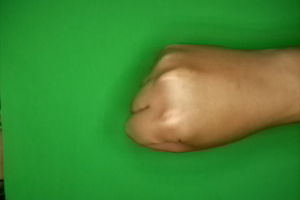
#> input picture data/training/rock/1VoYiUgPE6h45MLu.png, 300 x 200 px, found by its file name
$ python feature_extraction.py
#> lines starting #> are read from the running program, lines starting #| are printed output that depends on the picture; after the words box and inside, x2 and y2 are one past the last pixel; in counts of white or black regions, pixels touching at a corner belong together
import os
import numpy as np
from PIL import Image
import pickle
from sklearn.model_selection import train_test_split
import cv2

# Paths
DATA_DIR = "data/training"
FEATURES_DIR = "features"

# Create features directory
os.makedirs(FEATURES_DIR, exist_ok=True)

# Class mapping
CLASS_MAP = {'rock': 0, 'paper': 1, 'scissors': 2}

def load_images_from_folder(folder_path):
#> called with folder_path = 'data/training/rock'
    images = []
    valid_extensions = ('.png', '.jpg', '.jpeg', '.bmp')

    for filename in sorted(os.listdir(folder_path)):
        if filename.lower().endswith(valid_extensions):
            img_path = os.path.join(folder_path, filename)
            try:
                img = Image.open(img_path)
#> img is the input picture: PIL image 300x200 RGB; mean R, G, B 65.7, 136.4, 51.7
                if img.mode != 'RGB':
                    img = img.convert('RGB')
                images.append(np.array(img))
            except Exception as e:
                print(f"Error loading {filename}: {e}")

    return images

def resize_image(image, target_size=(100, 100)):
    img_pil = Image.fromarray(image)
    img_resized = img_pil.resize(target_size, Image.BILINEAR)
    return np.array(img_resized)

def segment_hand(image):
    # Convert to YCrCb for better skin detection
    ycrcb = cv2.cvtColor(image, cv2.COLOR_RGB2YCrCb)

    # Skin color thresholds in YCrCb
    lower = np.array([0, 133, 77], dtype=np.uint8)
    upper = np.array([255, 173, 127], dtype=np.uint8)

    # Create mask
    mask = cv2.inRange(ycrcb, lower, upper)

    # Clean up mask
    kernel = cv2.getStructuringElement(cv2.MORPH_ELLIPSE, (5, 5))
    mask = cv2.morphologyEx(mask, cv2.MORPH_OPEN, kernel)
    mask = cv2.morphologyEx(mask, cv2.MORPH_CLOSE, kernel)

    return mask

def get_hand_contour(mask):
    contours, _ = cv2.findContours(mask, cv2.RETR_EXTERNAL, cv2.CHAIN_APPROX_SIMPLE)
    if not contours:
        return None
    return max(contours, key=cv2.contourArea)

def extract_convex_hull_features(contour):
    if contour is None or len(contour) < 10:
        return [0, 0, 0]

    hull = cv2.convexHull(contour, returnPoints=False)
    if len(hull) < 4:
        return [0, 0, 0]

    defects = cv2.convexityDefects(contour, hull)

    if defects is None:
        return [0, 0, 0]

    # Count significant defects (deep valleys between fingers)
    significant_defects = 0
    total_depth = 0

    for i in range(defects.shape[0]):
        s, e, f, d = defects[i, 0]
        depth = d / 256.0  # Convert to actual distance
        if depth > 10:  # Threshold for significant defect
            significant_defects += 1
            total_depth += depth

    avg_depth = total_depth / max(1, significant_defects)

    return [significant_defects, avg_depth, len(hull)]

def extract_bounding_box_features(contour):
    if contour is None:
        return [1.0, 0]

    x, y, w, h = cv2.boundingRect(contour)
    aspect_ratio = w / max(1, h)
    area = cv2.contourArea(contour)
    bbox_area = w * h
    extent = area / max(1, bbox_area)

    return [aspect_ratio, extent]

def extract_area_ratio_features(contour):
    if contour is None:
        return [0, 0]

    area = cv2.contourArea(contour)
    hull = cv2.convexHull(contour)
    hull_area = cv2.contourArea(hull)

    solidity = area / max(1, hull_area)
    perimeter = cv2.arcLength(contour, True)
    compactness = (4 * np.pi * area) / max(1, perimeter ** 2)

    return [solidity, compactness]

def extract_centroid_distance_profile(contour):
    if contour is None or len(contour) < 10:
        return [0, 0, 0]

    # Calculate centroid
    M = cv2.moments(contour)
    if M['m00'] == 0:
        return [0, 0, 0]

    cx = int(M['m10'] / M['m00'])
    cy = int(M['m01'] / M['m00'])

    # Calculate distances from centroid to contour points
    distances = []
    for point in contour:
        x, y = point[0]
        dist = np.sqrt((x - cx) ** 2 + (y - cy) ** 2)
        distances.append(dist)

    distances = np.array(distances)

    # Find peaks (potential fingertips)
    mean_dist = np.mean(distances)
    std_dist = np.std(distances)
    peaks = np.sum(distances > (mean_dist + 0.5 * std_dist))

    return [np.mean(distances), std_dist, peaks]

def extract_hu_moments(contour):
    if contour is None:
        return [0] * 7

    moments = cv2.moments(contour)
    hu_moments = cv2.HuMoments(moments)

    # Log transform to make them more manageable
    hu_moments = -np.sign(hu_moments) * np.log10(np.abs(hu_moments) + 1e-10)

    return hu_moments.flatten().tolist()

def count_fingers(contour):
    if contour is None or len(contour) < 20:
        return 0

    # Simplify contour
    epsilon = 0.02 * cv2.arcLength(contour, True)
    approx = cv2.approxPolyDP(contour, epsilon, True)

    if len(approx) < 6:
        return 0

    # Find convex hull and defects
    hull = cv2.convexHull(contour, returnPoints=False)
    if len(hull) < 4:
        return 0

    defects = cv2.convexityDefects(contour, hull)
    if defects is None:
        return 0

    # Count fingertips (points between defects)
    finger_count = 0
    for i in range(defects.shape[0]):
        s, e, f, d = defects[i, 0]
        if d > 8000:  # Significant defect depth
            finger_count += 1

    return min(finger_count, 5)  # Max 5 fingers

def extract_fist_detection_features(image):
    mask = segment_hand(image)

    if mask is None:
        return [0, 0, 0]

    # 1. Compactness (rock should be very compact)
    contour = get_hand_contour(mask)
    if contour is None:
        return [0, 0, 0]

    area = cv2.contourArea(contour)
    perimeter = cv2.arcLength(contour, True)

    if perimeter == 0:
        return [0, 0, 0]

    # Circularity (rock is more circular)
    circularity = (4 * np.pi * area) / (perimeter ** 2)

    # 2. Aspect ratio of bounding box
    x, y, w, h = cv2.boundingRect(contour)
    aspect_ratio = w / max(h, 1)

    # 3. Extent (how much of bounding box is filled)
    rect_area = w * h
    extent = area / max(rect_area, 1)

    return [circularity, aspect_ratio, extent]

def extract_geometric_features(image):
    features = []

    # Segment hand
    mask = segment_hand(image)
    contour = get_hand_contour(mask)

    # Extract features
    convex_features = extract_convex_hull_features(contour)
    bbox_features = extract_bounding_box_features(contour)
    area_features = extract_area_ratio_features(contour)
    distance_features = extract_centroid_distance_profile(contour)
    hu_features = extract_hu_moments(contour)
    finger_count = count_fingers(contour)
    fist_features = extract_fist_detection_features(image)

    # Combine all geometric features
    features.extend(convex_features)  # 3 features
    features.extend(bbox_features)    # 2 features
    features.extend(area_features)    # 2 features
    features.extend(distance_features) # 3 features
    features.extend(hu_features)      # 7 features
    features.append(finger_count)     # 1 feature
    features.extend(fist_features)    # 3 features

    return np.array(features)  # Total: 18 features

def extract_finger_counting_features(image):
    mask = segment_hand(image)
    contour = get_hand_contour(mask)

    if contour is None or len(contour) < 10:
        return [0, 0, 0, 0, 0]

    # Find convex hull
    hull = cv2.convexHull(contour, returnPoints=False)

    if len(hull) < 4:
        return [0, 0, 0, 0, 0]

    # Get defects
    defects = cv2.convexityDefects(contour, hull)

    if defects is None:
        return [0, 0, 0, 0, 0]

    # Count significant defects (valleys between fingers)
    significant_defects = 0
    max_depth = 0
    avg_depth = 0
    depths = []

    for i in range(defects.shape[0]):
        s, e, f, d = defects[i, 0]
        depth = d / 256.0

        # Get the points
        start = tuple(contour[s][0])
        end = tuple(contour[e][0])
        far = tuple(contour[f][0])

        # Calculate angle at the defect point
        a = np.linalg.norm(np.array(start) - np.array(far))
        b = np.linalg.norm(np.array(end) - np.array(far))
        c = np.linalg.norm(np.array(start) - np.array(end))

        angle = np.arccos((a**2 + b**2 - c**2) / (2 * a * b + 1e-5))
        angle_deg = np.degrees(angle)

        # Count only defects with reasonable depth and angle
        if depth > 15 and angle_deg < 90:  # Deep valley with acute angle
            significant_defects += 1
            depths.append(depth)
            max_depth = max(max_depth, depth)

    if depths:
        avg_depth = np.mean(depths)

    # Estimate finger count (defects + 1)
    estimated_fingers = min(significant_defects + 1, 5)

    return [
        estimated_fingers,
        significant_defects,
        max_depth,
        avg_depth,
        len(depths)
    ]

def extract_all_features(image):
    # Resize image for consistency
    image_resized = resize_image(image, target_size=(100, 100))

    # Extract different feature types
    geometric_feat = extract_geometric_features(image_resized)
    finger_features = extract_finger_counting_features(image_resized)

    # Combine all features
    all_features = np.concatenate([geometric_feat, finger_features])

    return all_features

def extract_features_from_dataset():
    print("="*70)
    print("FEATURE EXTRACTION")
    print("="*70)

    X = []  # Features
    y = []  # Labels

    classes = ['rock', 'paper', 'scissors']

    for class_name in classes:
        class_path = os.path.join(DATA_DIR, class_name)

        if not os.path.exists(class_path):
            print(f"Warning: {class_path} not found!")
            continue

        print(f"\nProcessing {class_name}...")
        images = load_images_from_folder(class_path)
#> images = 1 item
        print(f"  Found {len(images)} images")
#|   Found 1 images

        for idx, image in enumerate(images):
            if idx % 50 == 0 and idx > 0:
                print(f"  Processed {idx}/{len(images)} images")

            try:
                features = extract_all_features(image)
                X.append(features)
                y.append(CLASS_MAP[class_name])
            except Exception as e:
                print(f"  Error processing image {idx}: {e}")
#> this loop made 1 pass
#> pass 1, in resize_image, `img_resized = img_pil.resize(target_size, Image.BILINEAR)`:
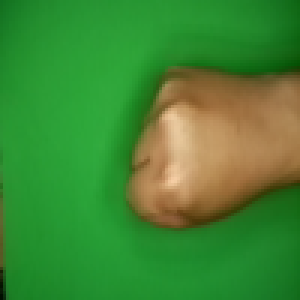
#> img_resized: PIL image 100x100 RGB (shown 3 times larger); mean R, G, B 65.8, 136.5, 51.8
#> pass 1, in segment_hand, `mask = cv2.inRange(ycrcb, lower, upper)`:
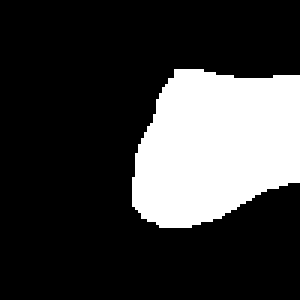
#> mask: shape (100, 100) (shown 3 times larger); 23.5% white; 1 white region, box (x1, y1, x2, y2) and area: (44, 23, 100, 76) 2347
#> after the loop, X = 1 item; y = [0]
#> pass 2 of the loop in extract_features_from_dataset, `for class_name in classes:`:
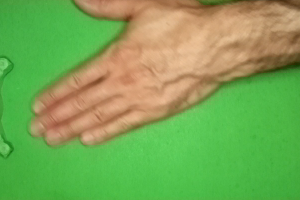
#> input picture data/training/paper/0RA9rcrv8iVvuDDU.png, 300 x 200 px, found by its file name
#> in load_images_from_folder, img is the input picture: PIL image 300x200 RGB; mean R, G, B 122.4, 166.8, 84.9
#|   Found 1 images
#> the loop in extract_features_from_dataset, `for idx, image in enumerate(images):` made 1 pass
#> pass 1, in resize_image (call 2), `img_resized = img_pil.resize(target_size, Image.BILINEAR)`:
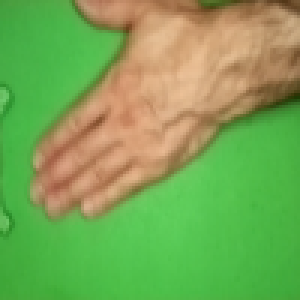
#> img_resized: PIL image 100x100 RGB (shown 3 times larger); mean R, G, B 122.5, 166.9, 84.9
#> pass 1, in segment_hand (call 4), `mask = cv2.inRange(ycrcb, lower, upper)`:
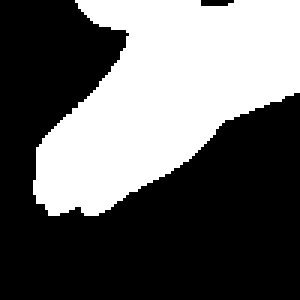
#> mask: shape (100, 100) (shown 3 times larger); 39.2% white; 1 white region, box (x1, y1, x2, y2) and area: (11, 0, 100, 72) 3919
#> after the loop in extract_features_from_dataset, `for idx, image in enumerate(images):`: X = 2 items; y = [0, 1]

    X = np.array(X)
    y = np.array(y)

    print(f"\n" + "="*70)
    print(f"FEATURE EXTRACTION COMPLETED")
    print(f"="*70)
    print(f"Total samples: {len(X)}")
#| Total samples: 2
    print(f"Feature dimensions: {X.shape[1]}")
#| Feature dimensions: 26
    print(f"Classes: {np.unique(y)}")
#| Classes: [0 1]

    # Features
    print(f"  Total: {X.shape[1]} features")
#|   Total: 26 features

    return X, y

def split_and_save_data(X, y, test_size=0.2, random_state=42):
    print(f"\n" + "="*70)
    print(f"SPLITTING DATASET")
    print(f"="*70)

    X_train, X_test, y_train, y_test = train_test_split(
        X, y, test_size=test_size, random_state=random_state, stratify=y
    )

    print(f"Training samples: {len(X_train)}")
    print(f"Testing samples: {len(X_test)}")

    # Save features
    train_data = {
        'X_train': X_train,
        'y_train': y_train
    }

    test_data = {
        'X_test': X_test,
        'y_test': y_test
    }

    with open(os.path.join(FEATURES_DIR, 'train_features.pkl'), 'wb') as f:
        pickle.dump(train_data, f)

    with open(os.path.join(FEATURES_DIR, 'test_features.pkl'), 'wb') as f:
        pickle.dump(test_data, f)

    print(f"\nFeatures saved to: {FEATURES_DIR}/")
    print(f"  - train_features.pkl")
    print(f"  - test_features.pkl")

    return X_train, X_test, y_train, y_test

def main():
    # Check if data exists
    if not os.path.exists(DATA_DIR):
        print(f"Error: Data directory '{DATA_DIR}' not found!")
        return

    # Extract features
    X, y = extract_features_from_dataset()
#> y = [0, 1]

    if len(X) == 0:
        print("Error: No features extracted!")
        return

    # Split and save
    X_train, X_test, y_train, y_test = split_and_save_data(X, y)

    # Summary
    print(f"\n" + "="*70)
    print(f"SUMMARY")
    print(f"="*70)
    print(f"Feature extraction completed successfully!")
    print(f"Total features per image: {X.shape[1]}")
    print(f"Ready for training!")
    print(f"\nNext step: Run train.py")
    print(f"="*70)

if __name__ == "__main__":
#> (the run stopped early here; a loop or call above may not have finished)
